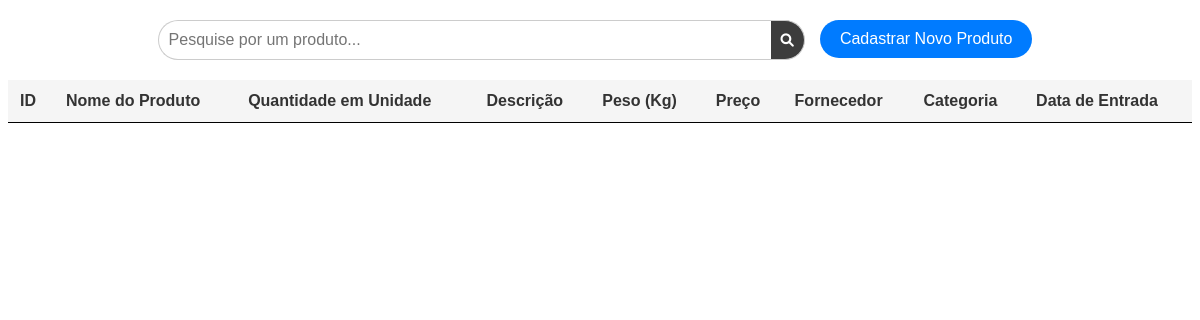
Before: /salvo/ (signed in) with the older database file.
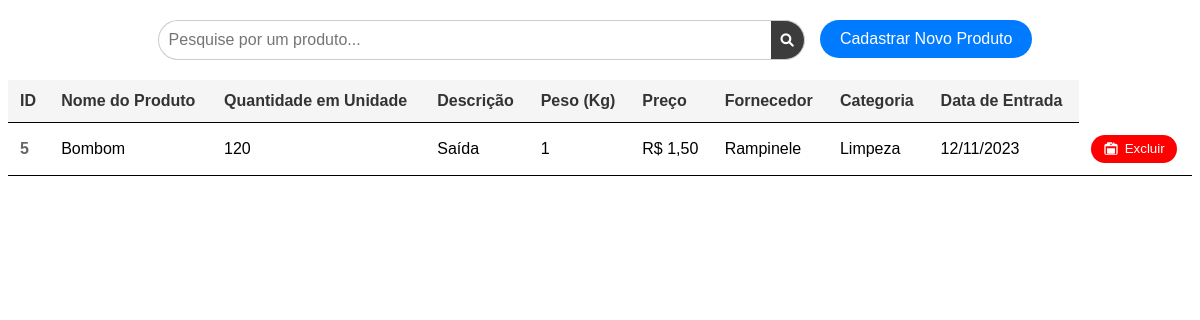
After: the same page with the newer database file.
### gerencia_plus/models.py (models this page shows, shortened)
class Gerenciamento(models.Model):
    user = models.ForeignKey(User, on_delete=models.CASCADE)
    nome_produto = models.TextField(max_length=255)
    descricao = models.TextField(max_length=255)
    preco = models.DecimalField(max_digits=10, decimal_places=2)
    quantidade = models.IntegerField()
    peso = models.TextField(max_length=255)
    fornecedor = models.TextField(max_length=255)
    categoria = models.CharField(max_length=255)
    data_entrada = models.DateField()

### gerencia_plus/views.py (the view)
# urls.py: path('salvo/', views.salvo, name='salvo'),
@login_required  # Adicione o decorador para garantir que apenas usuários autenticados possam acessar esta view
def salvo(request):
    if request.method == 'POST':
        gere = Gerenciamento()
        gere.user = request.user  # Associe o usuário autenticado ao produto
        gere.nome_produto = request.POST.get('nome-produto')
        gere.quantidade = request.POST.get('quantidade')
        gere.descricao = request.POST.get('descricao')
        gere.peso = request.POST.get('peso-estoque')
        gere.preco = request.POST.get('preco')
        gere.fornecedor = request.POST.get('fornecedor')
        gere.categoria = request.POST.get('categoria')
        gere.data_entrada = request.POST.get('data-entrada')
        gere.save()
        return redirect('salvo')  # substitua por nome da URL que mostra a lista de produtos
    else:
        cadastro_estoque = {
            'cadastro_estoque': Gerenciamento.objects.filter(user=request.user)  # Filtra os produtos pelo usuário autenticado
        }
        return render(request, 'estoque.html', cadastro_estoque)

### gerencia_plus/templates/estoque.html (shortened to what this page needs)
<!DOCTYPE html>
<html>
<head>
    <link rel="stylesheet" href="https://cdnjs.cloudflare.com/ajax/libs/font-awesome/6.0.0-beta2/css/all.min.css">
</head>
<body>
    <div class="container">
        <div class="search-container">
            <input type="text" id="searchInput" class="search-bar" placeholder="Pesquise por um produto...">
            <button id="searchButton" class="search-button">
                <i class="fas fa-search"></i>
            </button>
            <a href="{% url 'inicial' %}">
                <button id="newItemButton" class="new-item-button">
                    Cadastrar Novo Produto
                </button>
            </a>
        </div>
        <table>
            <tr>
                <th>ID</th>
                <th>Nome do Produto</th>
                <th>Quantidade em Unidade</th>
                <th>Descrição</th>
                <th>Peso (Kg)</th>
                <th>Preço</th>
                <th>Fornecedor</th>
                <th>Categoria</th>
                <th>Data de Entrada</th>
            </tr>
            {% for item in cadastro_estoque reversed %}
            <tr>
                <td>{{ item.id }}</td>
                <td>{{ item.nome_produto }}</td>
                <td>{{ item.quantidade }}</td>
                <td>{{ item.descricao }}</td>
                <td>{{ item.peso }}</td>
                <td>R$ {{ item.preco|floatformat:2 }}</td>
                <td>{{ item.fornecedor }}</td>
                <td>{{ item.categoria }}</td>
                <td>{{ item.data_entrada|date:"d/m/Y" }}</td>
                <td>
                    <button class="delete-option" onclick="excluirItem(event)">
                        Excluir
                    </button>
                </td>
            </tr>
            {% endfor %}
        </table>
    </div>
</body>
</html>

### gerencia_plus/templates/estoque.html (style rules this page uses)
body { font-family: Arial, sans-serif; }
.container { margin: 0px; }
table { width: 100%; border-collapse: collapse; }
th, td { padding: 12px; text-align: left; border-bottom: 1px solid #000000; transition: background-color 0.3s ease; }
th { background-color: #f5f5f5; font-weight: bold; color: #333; }
td:first-child { font-weight: bold; color: #666; }
.delete-option { cursor: pointer; padding: 6px 12px; background-color: #ff0000; color: #fff; border-radius: 38px; transition: background-color 0.3s ease; display: flex; align-items: center; justify-content: center; border: none; }
.delete-option svg { width: 16px; height: 16px; fill: #fff; margin-right: 6px; }
.search-container { display: flex; justify-content: center; margin-bottom: 20px; margin-top: 20px; }
.search-bar { padding: 10px; width: 50%; border: 1px solid #ccc; border-right: none; border-radius: 20px 0 0 20px; font-size: 16px; transition: box-shadow 0.3s ease; }
.search-button { padding: 10px; border: 1px solid #ccc; border-left: none; background: #151515d4; color: #fff; cursor: pointer; border-radius: 0 25px 25px 0; margin-right: 15px; }
.new-item-button { padding: 10px 20px; background-color: #007bff; color: #fff; font-size: 16px; border-radius: 20px; border: none; cursor: pointer; transition: background-color 0.5s ease; margin-right: 10px; }

Changed rows visible on the page:
added Gerenciamento: id "5", nome_produto "Bombom", quantidade "120", descricao "Saída", peso "1", preco "1,50", fornecedor "Rampinele", categoria "Limpeza", data_entrada "12/11/2023"
